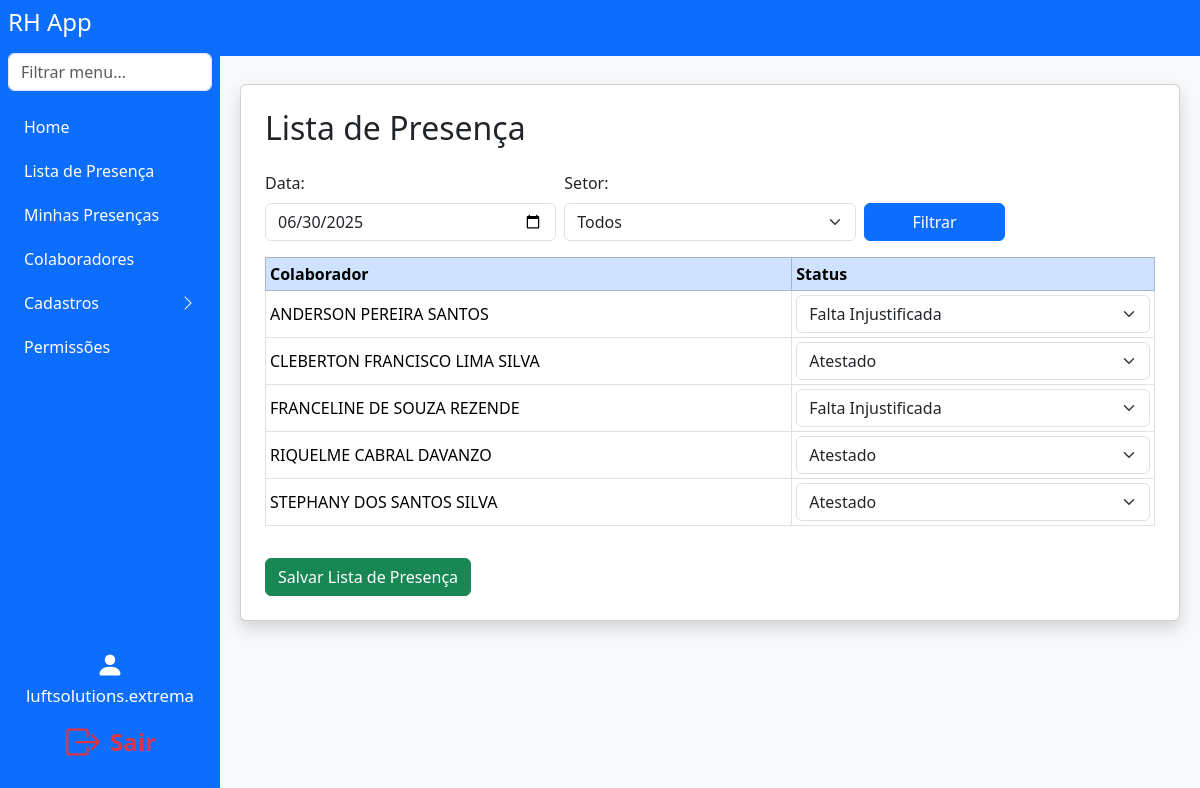
Page /lista_presenca (signed in) on the committed database.
### models.py (models this page shows)
class User(db.Model):
    id = db.Column(db.Integer, primary_key=True)
    username = db.Column(db.String(150), unique=True, nullable=False)
    password = db.Column(db.String(150), nullable=False)
    company_id = db.Column(db.Integer, db.ForeignKey('company.id'), nullable=True)
    role = db.Column(db.String(50), nullable=False, default='user')
    all_companies = db.Column(db.Boolean, default=False)
    setor = db.Column(db.String(100), nullable=True)
    turno = db.Column(db.String(50), nullable=True)
    all_setores = db.Column(db.Boolean, default=False)
    all_turnos = db.Column(db.Boolean, default=False)
    setor_id = db.Column(db.Integer, db.ForeignKey('setor.id'))
    setor = db.relationship('Setor')

class Colaborador(db.Model):
    id = db.Column(db.Integer, primary_key=True)
    nome = db.Column(db.String(150), nullable=False)
    cpf = db.Column(db.String(14), unique=True, nullable=False)
    funcao = db.Column(db.String(100))
    admissao = db.Column(db.String(30), nullable=False)
    setor_id = db.Column(db.Integer, db.ForeignKey('setor.id'))  # Alterado para chave estrangeira
    setor = db.relationship('Setor')
    turno = db.Column(db.String(30))
    empregador = db.Column(db.String(150))
    situacao = db.Column(db.String(50))
    empresa_id = db.Column(db.Integer, db.ForeignKey('company.id'), nullable=False)
    empresa = db.relationship('Company')
    gestor = db.Column(db.String(150))

### app.py (the view, shortened to what this page needs)
@app.route('/lista_presenca', methods=['GET', 'POST'])
def lista_presenca():
    if g.user is None:
        return redirect(url_for('login'))
    if not has_permission(g.user, 'can_access_lista_presenca'):
        flash('Sem acesso. Entre em contato: analiseoperacional.extrema@luftsolutions.com.br')
        return redirect(url_for('index'))
    user = g.user
    empresa_id = user.company_id if not user.all_companies else None
    setor = user.setor if not user.all_setores else None
    turno = user.turno if not user.all_turnos else None
    setores = Setor.query.order_by(Setor.nome).all()
    if request.method == 'POST':
        data_str = request.form.get('data')
        filtro_setor = request.form.get('filtro_setor')
    else:
        data_str = request.args.get('data')
        filtro_setor = request.args.get('filtro_setor')
    if filtro_setor in [None, '', 'None']:
        filtro_setor = None
    if data_str:
        try:
            data_selecionada = datetime.strptime(data_str, '%Y-%m-%d').date()
        except Exception:
            data_selecionada = date.today()
    else:
        data_selecionada = date.today()
    query = Colaborador.query
    if empresa_id:
        query = query.filter(Colaborador.empresa_id == empresa_id)
    if setor:
        query = query.filter(Colaborador.setor == setor)
    if turno:
        query = query.filter(Colaborador.turno == turno)
    if filtro_setor:
        query = query.filter(Colaborador.setor_id == int(filtro_setor))
    colaboradores = query.order_by(Colaborador.nome).all()
    presencas = {p.colaborador_id: p for p in Presenca.query.filter(
        Presenca.data == data_selecionada,
        Presenca.colaborador_id.in_([c.id for c in colaboradores])
    ).all()}
    return render_template(
        'lista_presenca.html',
        user=user,
        colaboradores=colaboradores,
        presencas=presencas,
        data_selecionada=data_selecionada,
        setores=setores,
        filtro_setor=filtro_setor
    )

### app.py (called while the page is built)
@app.before_request
def load_logged_in_user():
    user_id = session.get('user_id')
    g.user = None
    if user_id is not None:
        g.user = User.query.get(user_id)

def has_permission(user, perm_field):
    if user.role == 'master' or user.username == MASTER_USER:
        return True
    perm = Permission.query.filter_by(role=user.role).first()
    return getattr(perm, perm_field, False) if perm else False

### templates/lista_presenca.html (shortened to what this page needs)
<!DOCTYPE html>
<html lang="pt-br">
<head>
    <link href="https://cdn.jsdelivr.net/npm/bootstrap@5.3.3/dist/css/bootstrap.min.css" rel="stylesheet">
</head>
<body class="bg-light">
{% extends "navbar.html" %}
{% block content %}
<div class="container-fluid mt-3">
<div class="card shadow p-4 mb-4">
    <h2 class="mb-4">Lista de Presença</h2>
    <form method="get" class="row align-items-end g-2 mb-3">
        <div class="col-12 col-md-4">
            <label for="data" class="form-label">Data:</label>
            <input type="date" id="data" name="data" class="form-control"
                   value="{{ data_selecionada.strftime('%Y-%m-%d') }}">
        </div>
        <div class="col-12 col-md-4">
            <label for="filtro_setor" class="form-label">Setor:</label>
            <select name="filtro_setor" id="filtro_setor" class="form-select">
                <option value="">Todos</option>
            </select>
        </div>
        <div class="col-12 col-md-2 d-flex align-items-end">
            <button type="submit" class="btn btn-primary w-100">Filtrar</button>
        </div>
    </form>
    <form method="POST">
        <div class="table-responsive">
            <table class="table table-bordered table-hover table-sm align-middle">
                <thead class="table-primary">
                    <tr>
                        <th>Colaborador</th>
                        <th>Status</th>
                    </tr>
                </thead>
                <tbody>
                    {% for c in colaboradores %}
                    <tr>
                        <td>{{ c.nome }}</td>
                        <td>
                            {% set status_val = presencas.get(c.id).status if presencas.get(c.id) else 'ausente' %}
                            <select name="status_{{ c.id }}" class="form-select">
                                <option value="atestado" {% if status_val == 'atestado' %}selected{% endif %}>Atestado</option>
                                <option value="falta_injustificada" {% if status_val == 'falta_injustificada' %}selected{% endif %}>Falta Injustificada</option>
                            </select>
                        </td>
                    </tr>
                    {% endfor %}
                </tbody>
            </table>
        </div>
        <button type="submit" class="btn btn-success mt-3">Salvar Lista de Presença</button>
    </form>
</div>
</div>
{% endblock %}

### templates/navbar.html (shortened to what this page needs)
<nav class="navbar navbar-expand-lg navbar-dark bg-primary">
  <div class="container-fluid">
    <a class="navbar-brand" href="{{ url_for('index') }}">AppRH</a>
  </div>
</nav>
      {% set pode_cadastro = (
        has_permission(user, 'can_access_register_person') or
        has_permission(user, 'can_access_register_company') or
        has_permission(user, 'can_access_register_sector')
      ) %}
<div class="d-flex">
  <nav class="sidebar bg-primary text-white p-2 d-flex flex-column"
       style="width: 220px; min-width: 220px; max-width: 220px; height: 100vh; position: fixed; left: 0; top: 0; bottom: 0; z-index: 1040; overflow-y: auto;">
    <h4 class="mb-3">RH App</h4>
    <input class="form-control mb-3" type="text" id="menuSearch" placeholder="Filtrar menu...">
    <ul class="nav flex-column" id="sidebarMenu">
      {% if user and has_permission(user, 'can_access_index') %}
      <li class="nav-item mb-1">
        <a class="nav-link text-white" href="{{ url_for('index') }}">Home</a>
      </li>
      {% endif %}
      {% if user and has_permission(user, 'can_access_lista_presenca') %}
      <li class="nav-item mb-1">
        <a class="nav-link text-white" href="{{ url_for('lista_presenca') }}">Lista de Presença</a>
      </li>
      <li class="nav-item mb-1">
        <a class="nav-link text-white" href="{{ url_for('minhas_presencas') }}">Minhas Presenças</a>
      </li>
      {% endif %}
      {% if user and has_permission(user, 'can_access_colaboradores') %}
      <li class="nav-item mb-1">
        <a class="nav-link text-white" href="{{ url_for('colaboradores') }}">Colaboradores</a>
      </li>
      {% endif %}
      {% set pode_cadastro = (
        has_permission(user, 'can_access_register_person') or
        has_permission(user, 'can_access_register_company') or
        has_permission(user, 'can_access_register_sector')
      ) %}
      {% if user and pode_cadastro %}
      <li class="nav-item mb-1">
        <a class="nav-link text-white d-flex justify-content-between align-items-center"
           data-bs-toggle="collapse"
           href="#cadastrosCollapse"
           role="button"
           aria-expanded="false"
           aria-controls="cadastrosCollapse"
           id="cadastrosToggle">
          Cadastros
          <span id="cadastrosIcon" class="bi bi-chevron-right"></span>
        </a>
      </li>
      {% endif %}
      {% if user and (user.role == 'admin' or user.role == 'master' or user.username == 'luftsolutions.extrema') %}
      <li class="nav-item mb-1">
        <a class="nav-link text-white" href="{{ url_for('permissions') }}">Permissões</a>
      </li>
      {% endif %}
    </ul>
    <div class="mt-auto d-flex flex-column justify-content-end align-items-center"
         style="height: 180px; width: 100%; padding-bottom: 24px;">
      {% if user %}
        <div class="mb-2 w-100 d-flex align-items-center justify-content-center flex-column">
          <span class="mb-1" style="font-size: 1.1rem;">
            <svg xmlns="http://www.w3.org/2000/svg" width="28" height="28" fill="#fff" class="bi bi-person-fill" viewBox="0 0 16 16" style="vertical-align:middle;">
              <path d="M3 14s-1 0-1-1 1-4 6-4 6 3 6 4-1 1-1 1H3zm5-6a3 3 0 1 0 0-6 3 3 0 0 0 0 6z"/>
            </svg>
          </span>
          <span style="font-size: 1.05rem;">{{ user.username }}</span>
        </div>
        <a href="{{ url_for('logout') }}" title="Sair"
           class="btn btn-lg w-100 d-flex align-items-center justify-content-center"
           style="background: none; border: none; color: #dc3545; font-size: 1.5rem;">
          <span style="color:#dc3545; font-weight:600;">Sair</span>
        </a>
      {% endif %}
    </div>
  </nav>
  <div class="flex-grow-1" style="min-height: 100vh; padding: 12px 8px 8px 8px; margin-left: 220px;">
    {% block content %}{% endblock %}
  </div>
</div>
<link rel="stylesheet" href="https://cdn.jsdelivr.net/npm/bootstrap-icons@1.11.3/font/bootstrap-icons.min.css">

### rows in the picture
User: username "luftsolutions.extrema"
Colaborador: nome "ANDERSON PEREIRA SANTOS", id "Falta Injustificada"
Colaborador: nome "CLEBERTON FRANCISCO LIMA SILVA", id "Atestado"
Colaborador: nome "FRANCELINE DE SOUZA REZENDE", id "Falta Injustificada"
Colaborador: nome "RIQUELME CABRAL DAVANZO", id "Atestado"
Colaborador: nome "STEPHANY DOS SANTOS SILVA", id "Atestado"
